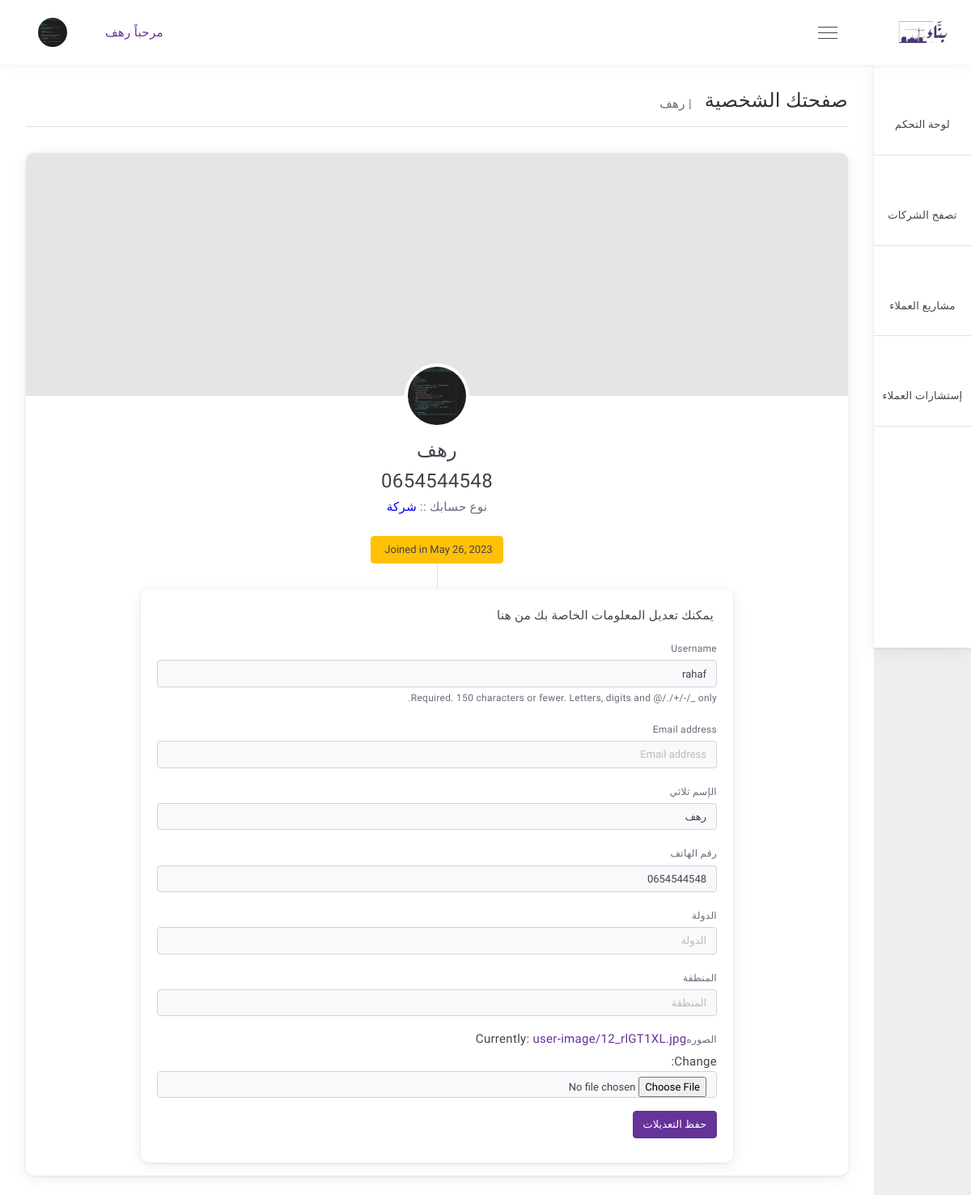
/users/profile/ (signed in), run on the app's committed database.
### accounts/models.py (models this page shows, shortened)
class Profile(models.Model):
    userType = {
        ('شركة' , 'شركة'),
        ('عميل' , 'عميل'),
    }
    user = models.OneToOneField(User , verbose_name=("user_profile"), on_delete=models.CASCADE)
    image = models.ImageField(("الصوره"), upload_to='user-image')
    name = models.CharField(("الإسم ثلاثي"), max_length=50)
    phone = models.CharField(_("رقم الهاتف"),max_length=50)
    userType = models.CharField(choices=userType , default='عميل',max_length=50, blank=True, null=True)
    country = models.CharField(("الدولة"), max_length=50, blank=True, null=True)
    address = models.CharField(("المنطقة"), max_length=50, blank=True, null=True)
    slug = models.SlugField(("Slug :"),blank=True, null=True)

### accounts/views.py (the view)
# urls.py: path('profile/' , views.profile, name='profile'),
def profile(request):
    profile  = Profile.objects.get(user = request.user)
    if request.method == 'POST':
        user_form = EditUserForm(request.POST, instance=request.user)
        profile_form = UserProfileForm(request.POST, instance=request.user.profile)
        if profile_form.is_valid() and user_form.is_valid():
            profile_form.save()
            user_form.save()
            return redirect('profile')
    else:
        user_form = EditUserForm(instance=request.user)
        profile_form = UserProfileForm(instance=request.user.profile)
    return render(request ,'registration/user_profile.html', {
        'profile' : profile ,
        'user_form' : user_form ,
        'profile_form' : profile_form ,
        'title' : 'العملاء',
    })

### accounts/forms.py
class EditUserForm(forms.ModelForm):
    class Meta:
        model = User
        fields = ("username" , "email")

class UserProfileForm(forms.ModelForm):
    class Meta:
        model = Profile
        fields = ("name" , "phone", "country", "address", "image")

### project/context_processors.py (called while the page is built)
def profile_fields(request):
    if request.user.is_authenticated:
        profile = Profile.objects.get(user=request.user)
        return {'profile_fields': profile}
    return{}

### accounts/templates/registration/user_profile.html (shortened to what this page needs)
{% extends 'base.html' %}
{% load static %}
{% load bootstrap4 %}
{% block 'body' %}
<div class="main-content-wrap sidenav-open d-flex flex-column">
<div class="main-content">
                <div class="breadcrumb">
                    <h1>صفحتك الشخصية</h1>
                    <ul>
                        <li>| {{profile.name}}</li>
                    </ul>
                </div>
                <div class="separator-breadcrumb border-top"></div>
                <div class="card user-profile o-hidden mb-4">
                    <div class="header-cover" style="background-image:{% static 'dist-assets/images/photo-wide-4.jpg' %}"></div>
                    <div class="user-info">
                        {% if profile.image %}
                        <img class="profile-picture avatar-lg mb-2" src="{{profile.image.url}}" alt="" />
                        {% endif %}
                        <p class="m-0 text-24">{{profile.name}}</p>
                        <p class="m-0 text-24">{{profile.phone}}</p>
                        {% if request.user.is_superuser %}
                        <p class="text-muted m-0">نوع حسابك :: <span style="color:red;">أدمن</span> </p>
                        {% else %}
                        <p class="text-muted m-0">نوع حسابك :: <span style="color:blue;">{{ profile.userType }}</span> </p>
                        {% endif %}
                        <br>
                        <div class="tab-pane fade active show" id="timeline" role="tabpanel" aria-labelledby="timeline-tab">
                            <ul class="timeline clearfix">
                                <li class="timeline-group text-center">
                                    <button class="btn btn-icon-text btn-warning"> Joined
                                        in {{ request.user.date_joined|date:"F j, Y" }}
                                    </button>
                                </li>
                            </ul>
                        </div>
                    </div>
                    <div class="container">
                        <div class="row justify-content-center" style="display:block !importtant">
                          <div class="col-md-9">
                            <ul class="">
                                <div class="timeline-card card">
                                  <div class="card-body">
                                    <div class="mb-1"><strong class="mr-1"></strong> يمكنك تعديل المعلومات الخاصة بك من هنا
                                    </div>
                                    <form  method="POST" enctype="multipart/form-data" >
                                        {% bootstrap_form user_form %}
                                        {% bootstrap_form profile_form %}
                                        <div class="form-group row">
                                            <div class="col-sm-10">
                                                <button class="btn btn-primary" type="submit">حفظ التعديلات</button>
                                            </div>
                                        </div>
                                    </form>
                                    </div>
                                  </div>
                                </div>
                          </div>
                        </div>
                      </div>
                </div>
            </div>
        </div>
    {% endblock %}

### templates/base.html (shortened to what this page needs)
{% load static %}
<!DOCTYPE html>
<html lang="en" dir="rtl">
<head>
    <link href="{% static 'dist-assets/css/themes/lite-purple.min.css'%}" rel="stylesheet" />
    <link href="{% static 'dist-assets/css/plugins/perfect-scrollbar.min.css'%}" rel="stylesheet" />
    <link href="{% static 'dist-assets/css/plugins/progesssteps.css'%}" rel="stylesheet" />
    <link href="{% static 'dist-assets/css/plugins/progessstepsdemo.css'%}" rel="stylesheet" />
    <link href="https://fonts.googleapis.com/css2?family=Cairo:wght@400;600;700;900&family=Tajawal:wght@400;500;700;800&display=swap" rel="stylesheet"></head>
    <link rel='stylesheet' href='https://cdnjs.cloudflare.com/ajax/libs/font-awesome/5.8.2/css/all.min.css'>
</head>
<body class="text-left">
    <div class="app-admin-wrap layout-sidebar-large">
        <div class="main-header">
            <div class="logo">
                <img src="{% static 'dist-assets/images/benaa_logo.png'%}" alt="">
            </div>
            <div class="menu-toggle">
                <div></div>
                <div></div>
                <div></div>
            </div>
            <div class="header-part-right">
                <i class="i-Full-Screen header-icon d-none d-sm-inline-block" data-fullscreen></i>
                <a  href="{% url 'users:profile' %}" ><span class="nav-text">مرحباً {{request.user.profile.name}}  </span></a>
                <div class="dropdown">
                    <div class="user col align-self-end ">
                        {% if request.user.profile.image %}
                        <img src="{{request.user.profile.image.url}}" id="userDropdown" alt="" data-toggle="dropdown" aria-haspopup="true" aria-expanded="false">
                        {% else %}
                        <img src="" id="userDropdown" alt="" data-toggle="dropdown" aria-haspopup="true" aria-expanded="false">
                        {% endif %}
                    </div>
                </div>
            </div>
        </div>
        <div class="side-content-wrap">
            <div class="sidebar-left open rtl-ps-none" data-perfect-scrollbar="" data-suppress-scroll-x="true">
                <ul class="navigation-left">
                    <li class="nav-item"><a class="nav-item-hold" href="{% url 'dashboard:dashboard' %}"><i class="nav-icon i-Computer-Secure"></i><span class="nav-text">لوحة التحكم</span></a>
                    </li>
                    <li class="nav-item"><a class="nav-item-hold" href="{% url 'users:company_list' %}"><i class="nav-icon i-Computer-Secure"></i><span class="nav-text">تصفح الشركات</span></a>
                    </li>
                    {% if profile_fields.userType == "شركة" and not request.user.is_superuser %}
                    <li class="nav-item"><a class="nav-item-hold" href="{% url 'request:project_request_list' %}"><i class="nav-icon i-Bar-Chart"></i><span class="nav-text">مشاريع العملاء</span></a>
                    </li>
                    {% endif %}
                    {% if profile_fields.userType == 'شركة' and not request.user.is_superuser %}
                    <li class="nav-item"><a class="nav-item-hold" href="{% url 'orders:request_order_for_company' %}"><i class="nav-icon i-File"></i><span class="nav-text">إستشارات العملاء</span></a>
                    </li>
                    {% endif %}
                </ul>
            </div>
        </div>
        {% block 'body' %}
        {% endblock %}
    <link href="https://unpkg.com/gijgo@1.9.13/css/gijgo.min.css" rel="stylesheet" type="text/css" />
</body>
</html>

### accounts/templates/registration/user_profile.html (style rules this page uses)
.card { margin: auto; }

### data on the page
Profile: name "رهف", image (picture), phone "0654544548", userType "شركة"

### other printed values
{{ request.user.profile.name }} "رهف"
{{ request.user.date_joined|date:"F j, Y" }} "May 26, 2023"
